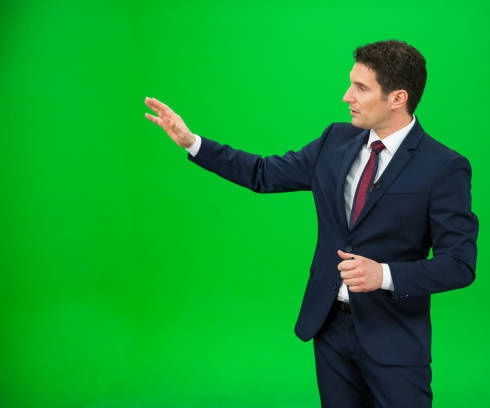
#> input picture weatherman-on-green2.jpg, 490 x 408 px
$ python finish.py
#> lines starting #> are read from the running program, lines starting #| are printed output that depends on the picture; after the words box and inside, x2 and y2 are one past the last pixel; in counts of white or black regions, pixels touching at a corner belong together
from cv2 import resize
import numpy as np
import cv2

#onTreshold 정의
def onThreshold_H(value):
    th[0] = cv2.getTrackbarPos("H_thresh1", "result") #트랙바 "H_thresh1"의 현재 위치를 반환해준다.(윈도우 이름이 "result")
    th[1] = cv2.getTrackbarPos("H_thresh2", "result") #트랙바 "H_thresh2"의 현재 위치를 반환해준다.(윈도우 이름이 "result")
    _, res_im = cv2.threshold(hue, th[1], 255, cv2.THRESH_TOZERO_INV) #hue에 임계처리를 해준다. THRESH_TOZERO_INV 종류 사용
    _, res_im2 = cv2.threshold(res_im, th[1], 255, cv2.THRESH_TOZERO_INV) #res_im에 임계처리를 해준다. THRESH_TOZERO_INV 종류 사용
    cv2.threshold(res_im2, th[0], 255, cv2.THRESH_BINARY, res_im2) #res_im2에 임계처리를 해준다. THRESH_BINARY 종류 사용
    cv2.imshow ("result", res_im2) #윈도우 이름이 "result"인 창에 res_im2를 보여준다.

    mask = cv2.inRange(Hsv, (th[0], 0, 0), (th[1], 255, 255)) #이미지 영역을 추출한다.
    mask_n = cv2.bitwise_not(mask) #bitwise_not을 실행한다. 이미지의 반전을 실행한다
    mask_b = cv2.bitwise_and(b, b, mask = mask) #mask와 b의 중첩된 부분을 추출한다.
    result = cv2.bitwise_and(resize, resize, mask = mask_n) #mask_n과 resize의 중첩된 부분을 추출한다.
    b_p = cv2.bitwise_and(b, mask_b) #이미지 b와 mask_b의 중첩된 부분을 추출한다.
    r_b= cv2.add(result, b_p) #이미지 rsult와 b_p를 더한다.
    cv2.imshow('mask-man', mask_n) #이미지 화면 출력
    cv2.imshow('image-man', result) #이미지 화면 출력
    cv2.imshow('image-bg', b_p) #이미지 화면 출력
    cv2.imshow('image-TV', r_b) #이미지 화면 출력

fun = 1
if fun == 1:
    Bgr = cv2.imread("weatherman-on-green2.jpg", cv2.IMREAD_COLOR) #저장된 이미지 읽어 오기 (color로 읽기)
#> Bgr is the input picture: shape (408, 490, 3); mean B, G, R 43.7, 155.3, 14.3
    b = cv2.imread("weather-map.jpg", cv2.IMREAD_COLOR)[0:408,0:490] #저장된 이미지 읽어 오기/크기 변환하기
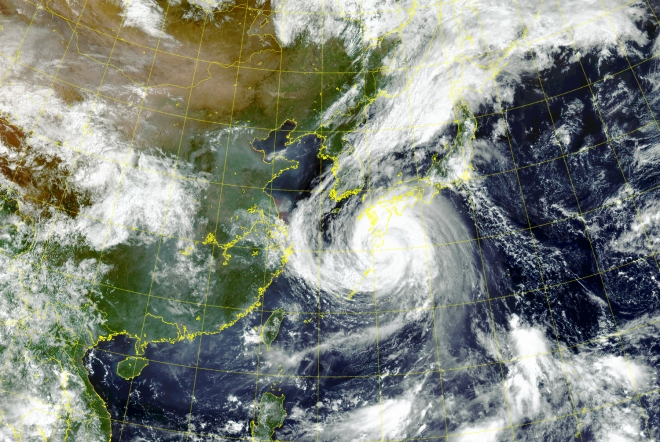
#> input picture weather-map.jpg, 660 x 442 px
    resize = cv2.resize(Bgr,(490, 408))#크기 변환하기
    Hsv = cv2.cvtColor(Bgr, cv2.COLOR_BGR2HSV) # 색상 공간을 변경
#> Hsv: shape (408, 490, 3); mean H, S, V 72.2, 220.3, 159.7
    hue =np.copy(Hsv[:,:,0]) #이미지 복사하기
    bb = cv2.imread("weatherman-on-green2.jpg", cv2.IMREAD_GRAYSCALE) #저장된 이미지 읽어 오기 (grayscale로 읽기)
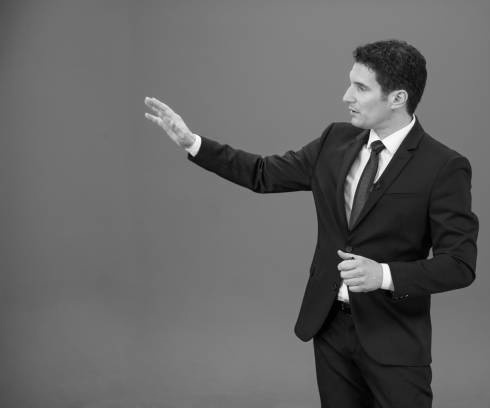
#> bb: shape (408, 490); min 0, max 255, mean 100.4
    cv2.imshow("BGR input", Bgr) #이미지 화면 출력
    cv2.namedWindow("result") #윈도우 이름이 "result"인 창 만들기
    th = [50, 100] #th 리스트
    #트랙바 생성하기(트랙바 이름은 "H_thresh1", 윈도우 이름은 "result", 트랙바 시작값은 th[0] = 50부터 끝은 255까지, onThreshold_H 콜백함수)
    cv2.createTrackbar ("H_thresh1", "result", th[0], 255, onThreshold_H)
    #트랙바 생성하기(트랙바 이름은 "H_thresh2", 윈도우 이름은 "result", 트랙바 시작값은 th[1] = 100부터 끝은 255까지, onThreshold_H 콜백함수)
    cv2.createTrackbar ("H_thresh2", "result", th[1], 255, onThreshold_H)

#키 입력 대기 시간으로 입력이 없으면 종료하는데, 0 이면 무한대기
cv2.waitKey(0)
#> in onThreshold_H, `_, res_im = cv2.threshold(hue, th[1], 255, cv2.THRESH_TOZERO_INV)`:
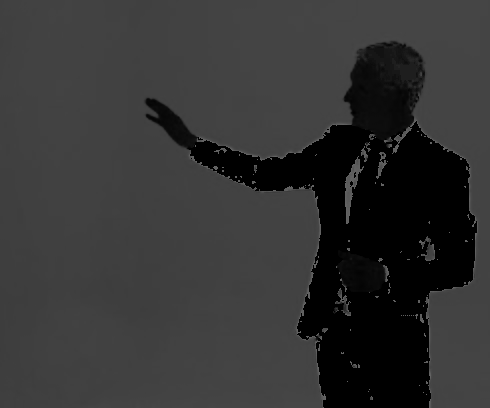
#> res_im: shape (408, 490); min 0, max 100, mean 51.4
#> in onThreshold_H, `cv2.threshold(res_im2, th[0], 255, cv2.THRESH_BINARY, res_im2)`:
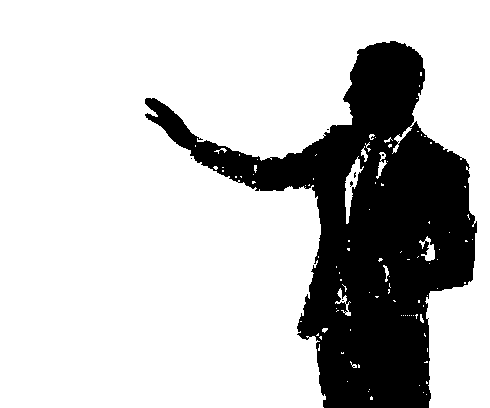
#> res_im2: shape (408, 490); 76.6% white; 7 black regions (6 under 20 px), largest, box (x1, y1, x2, y2) and area: (145, 41, 477, 408) 46800
#> in onThreshold_H, `mask = cv2.inRange(Hsv, (th[0], 0, 0), (th[1], 255, 255))`: mask: shape (408, 490); 76.6% white; 7 black regions (6 under 20 px), largest, box (x1, y1, x2, y2) and area: (145, 41, 477, 408) 46747
#> in onThreshold_H, `mask_b = cv2.bitwise_and(b, b, mask = mask)`:
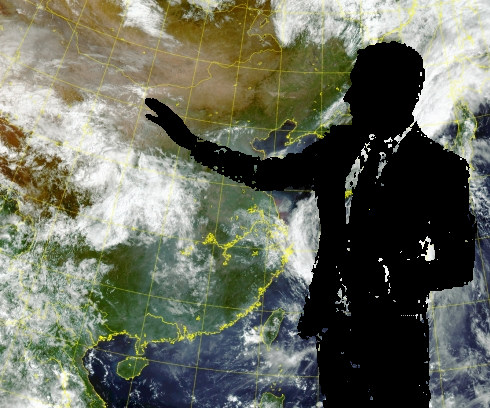
#> mask_b: shape (408, 490, 3); mean B, G, R 93, 107.6, 104.1
#> in onThreshold_H, `result = cv2.bitwise_and(resize, resize, mask = mask_n)`:
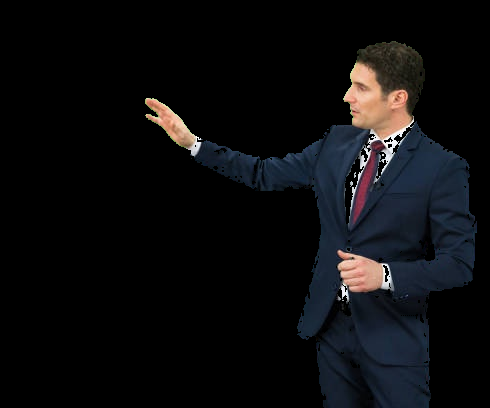
#> result: shape (408, 490, 3); mean B, G, R 14.3, 12.5, 12.4
#> in onThreshold_H, `r_b= cv2.add(result, b_p)`:
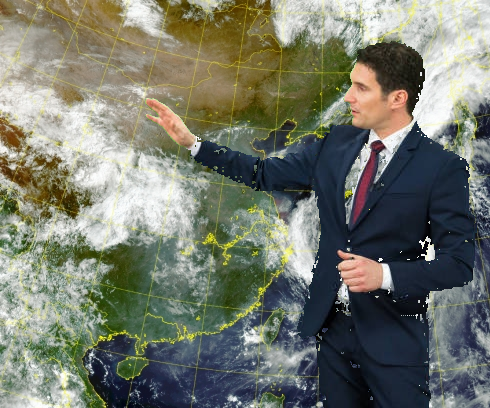
#> r_b: shape (408, 490, 3); mean B, G, R 107.3, 120.1, 116.4
cv2.destroyAllWindows()
